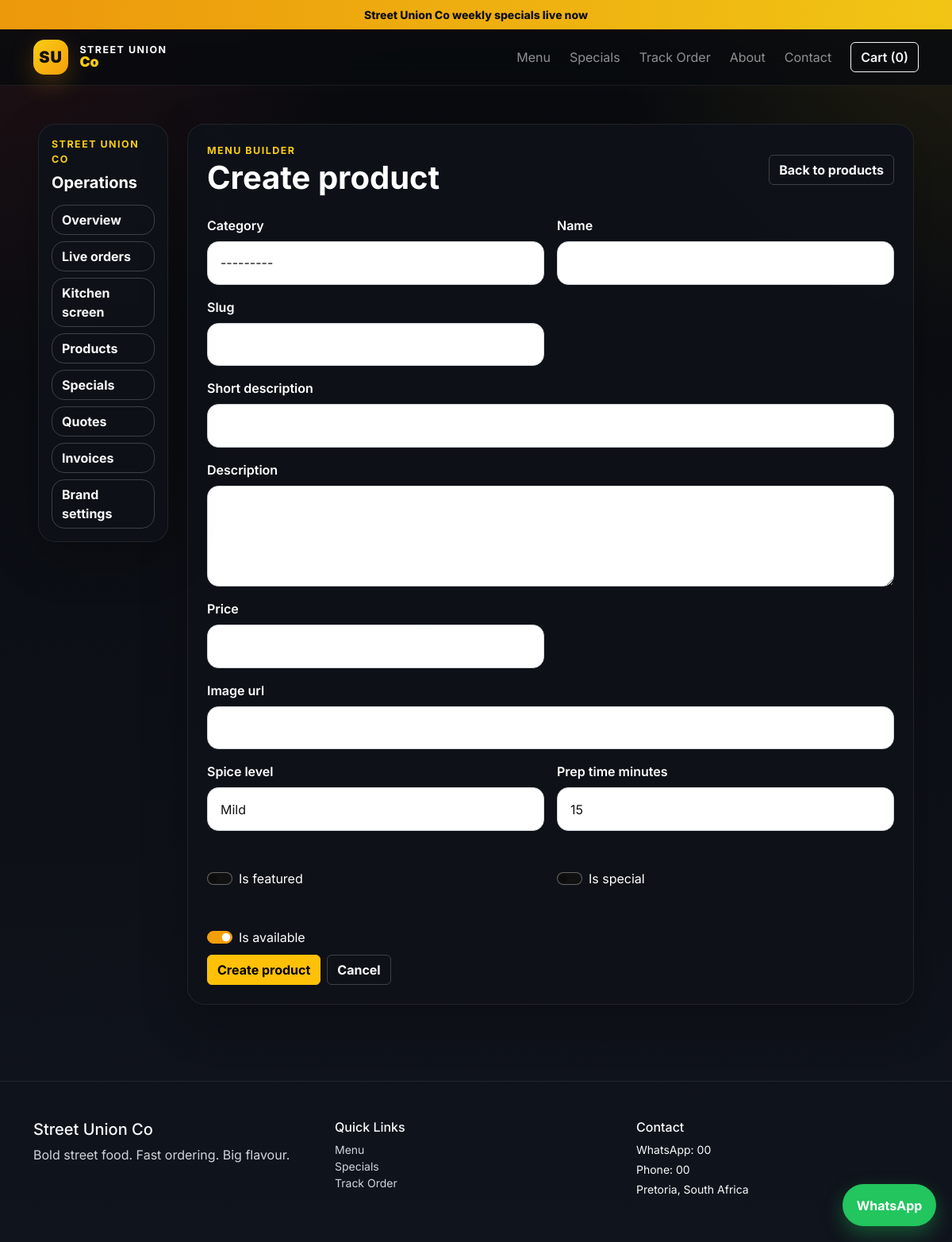
The page /dashboard/products/create/ on the database its author committed.
### orders/models.py (models this page shows, shortened)
class TimeStampedModel(models.Model):
    created_at = models.DateTimeField(auto_now_add=True)
    updated_at = models.DateTimeField(auto_now=True)
    class Meta:
        abstract = True

class SiteSetting(TimeStampedModel):
    business_name = models.CharField(max_length=150, default='Street Union Co')
    tagline = models.CharField(max_length=220, blank=True)
    whatsapp_number = models.CharField(max_length=20, blank=True)
    support_email = models.EmailField(blank=True)
    phone_number = models.CharField(max_length=20, blank=True)
    address = models.TextField(blank=True)
    delivery_note = models.CharField(max_length=220, blank=True)
    promo_text = models.CharField(max_length=220, blank=True)

### orders/views.py (the view)
# urls.py: path('dashboard/products/create/', views.product_create, name='product_create'),
def product_create(request: HttpRequest) -> HttpResponse:
    form = ProductForm(request.POST or None)
    if form.is_valid():
        form.save()
        messages.success(request, 'Product created successfully.')
        return redirect('orders:dashboard_products')
    return render(request, 'orders/dashboard/product_form.html', {
        'form': form,
        'page_title': 'Create product',
        'submit_label': 'Create product',
    })

### orders/models.py (called while the page is built)
    def __str__(self):
        return self.name

### orders/templates/orders/dashboard/product_form.html (shortened to what this page needs)
{% extends 'orders/dashboard/base_dashboard.html' %}
{% block dashboard_content %}
<div class="panel p-4">
    <div class="d-flex justify-content-between align-items-center mb-4 flex-wrap gap-2">
        <div>
            <div class="section-kicker">Menu builder</div>
            <h1 class="fw-bold mb-0">{{ page_title }}</h1>
        </div>
        <a href="{% url 'orders:dashboard_products' %}" class="btn btn-outline-light">Back to products</a>
    </div>
    <form method="post" class="row g-3">
        {% for field in form %}
            <div class="{% if field.name in 'description short_description image_url' %}col-12{% else %}col-md-6{% endif %}">
                {% if field.field.widget.input_type == 'checkbox' %}
                    <div class="form-check form-switch pt-4 mt-2">
                        {{ field }}
                        <label class="form-check-label text-white" for="{{ field.id_for_label }}">{{ field.label }}</label>
                    </div>
                {% else %}
                    <label class="form-label">{{ field.label }}</label>
                    {{ field }}
                {% endif %}
            </div>
        {% endfor %}
        <div class="col-12 d-flex gap-2 flex-wrap mt-2">
            <button class="btn btn-warning" type="submit">{{ submit_label }}</button>
            <a href="{% url 'orders:dashboard_products' %}" class="btn btn-outline-light">Cancel</a>
        </div>
    </form>
</div>
{% endblock %}

### orders/templates/orders/base.html (shortened to what this page needs)
{% load static %}
<!doctype html>
<html lang="en">
<head>
    <link href="https://cdn.jsdelivr.net/npm/bootstrap@5.3.3/dist/css/bootstrap.min.css" rel="stylesheet">
    <link href="{% static 'css/styles.css' %}" rel="stylesheet">
</head>
<body>
    <div class="promo-bar text-center py-2 small">
        {{ site_settings.promo_text|default:'Street Union Co specials are live this week' }}
    </div>
    <nav class="navbar navbar-expand-lg navbar-dark sticky-top glass-nav">
        <div class="container">
            <a class="navbar-brand fw-bold brand-lockup" href="{% url 'orders:home' %}">
                <span class="brand-mark">SU</span>
                <span>
                    <small>Street Union</small>
                    <strong>Co</strong>
                </span>
            </a>
            <div class="collapse navbar-collapse">
                <ul class="navbar-nav ms-auto mb-2 mb-lg-0 align-items-lg-center gap-lg-2">
                    <li class="nav-item"><a class="nav-link" href="{% url 'orders:menu' %}">Menu</a></li>
                    <li class="nav-item"><a class="nav-link" href="{% url 'orders:specials' %}">Specials</a></li>
                    <li class="nav-item"><a class="nav-link" href="{% url 'orders:track_order' %}">Track Order</a></li>
                    <li class="nav-item"><a class="nav-link" href="{% url 'orders:about' %}">About</a></li>
                    <li class="nav-item"><a class="nav-link" href="{% url 'orders:contact' %}">Contact</a></li>
                    <li class="nav-item ms-lg-2">
                        <button class="btn btn-outline-light fw-semibold" type="button" data-bs-toggle="offcanvas" data-bs-target="#cartDrawer">
                            Cart ({{ cart_count|default:0 }})
                        </button>
                    </li>
                </ul>
            </div>
        </div>
    </nav>
    <main>
        {% block content %}{% endblock %}
    </main>
    <a class="whatsapp-float" target="_blank" rel="noopener" href="https://wa.me/{{ whatsapp_number }}">WhatsApp</a>
    <footer class="site-footer mt-5 py-5">
        <div class="container">
            <div class="row g-4">
                <div class="col-md-4">
                    <h5>{{ business_name }}</h5>
                    <p class="text-light-emphasis">{{ site_settings.tagline|default:'Fast flavour. Strong branding. Clean ordering.' }}</p>
                </div>
                <div class="col-md-4">
                    <h6>Quick Links</h6>
                    <ul class="list-unstyled small">
                        <li><a href="{% url 'orders:menu' %}">Menu</a></li>
                        <li><a href="{% url 'orders:specials' %}">Specials</a></li>
                        <li><a href="{% url 'orders:track_order' %}">Track Order</a></li>
                    </ul>
                </div>
                <div class="col-md-4">
                    <h6>Contact</h6>
                    <p class="small mb-1">WhatsApp: {{ site_settings.whatsapp_number|default:whatsapp_number }}</p>
                    <p class="small mb-1">Phone: {{ site_settings.phone_number|default:'067 000 0000' }}</p>
                    <p class="small mb-0">{{ site_settings.address|default:'Pretoria, South Africa' }}</p>
                </div>
            </div>
        </div>
    </footer>
</body>
</html>

### static/css/styles.css (style rules this page uses)
:root { --bg: #0b0d12; --panel: rgba(15, 18, 24, 0.92); --panel-2: rgba(22, 26, 34, 0.95); --panel-border: rgba(255, 255, 255, 0.08); --text: #f8fafc; --muted: #d1d5db; --accent: #facc15; --accent-strong: #f59e0b; --success: #22c55e; }
* { box-sizing: border-box; }
body { font-family: 'Inter', sans-serif; background: radial-gradient(circle at top right, rgba(250, 204, 21, 0.10), transparent 22%), radial-gradient(circle at top left, rgba(239, 68, 68, 0.10), transparent 24%), linear-gradient(180deg, #080a0e 0%, #10141c 100%); color: var(--text); }
a { color: inherit; text-decoration: none; }
.promo-bar { background: linear-gradient(90deg, rgba(245, 158, 11, 0.96), rgba(250, 204, 21, 0.96)); color: #111111; font-weight: 800; }
.glass-nav { backdrop-filter: blur(18px); background: rgba(8, 10, 14, 0.80); border-bottom: 1px solid var(--panel-border); }
.brand-lockup { display: inline-flex; align-items: center; gap: 0.9rem; }
.brand-mark { width: 44px; height: 44px; display: inline-flex; align-items: center; justify-content: center; border-radius: 14px; background: linear-gradient(135deg, var(--accent), var(--accent-strong)); color: #111111; font-weight: 900; letter-spacing: 0.04em; box-shadow: 0 10px 30px rgba(245, 158, 11, 0.25); }
.brand-lockup small, .brand-lockup strong { display: block; line-height: 1; }
.brand-lockup small { color: #ffffff; font-size: 0.78rem; text-transform: uppercase; letter-spacing: 0.12em; }
.brand-lockup strong { color: var(--accent); font-size: 1.1rem; }
.hero-panel, .panel, .success-panel, .special-card, .food-card, .empty-panel, .cart-drawer { background: var(--panel); border: 1px solid var(--panel-border); box-shadow: 0 20px 60px rgba(0, 0, 0, 0.24); border-radius: 1.5rem; }
.section-kicker { text-transform: uppercase; letter-spacing: 0.12em; color: var(--accent); font-size: 0.78rem; font-weight: 700; }
.whatsapp-float { position: fixed; right: 20px; bottom: 20px; background: #22c55e; color: white; padding: 0.9rem 1.1rem; border-radius: 999px; font-weight: 700; box-shadow: 0 10px 25px rgba(34,197,94,0.35); z-index: 1040; }
.site-footer { border-top: 1px solid var(--panel-border); color: var(--text); }
.site-footer a { color: var(--muted); }
.form-control, .form-select, textarea { background: #ffffff !important; border: 1px solid #d1d5db !important; color: #111111 !important; border-radius: 0.9rem !important; padding: 0.9rem 1rem !important; }
.form-control::placeholder, textarea::placeholder { color: #6b7280 !important; }
.form-select option { color: #111111; background: #ffffff; }
.form-label { font-weight: 600; color: #ffffff; }
.text-light-emphasis, .text-body-secondary, .text-muted { color: #d1d5db !important; }
.food-card .btn, .hero-panel .btn, .special-card .btn, .panel .btn { font-weight: 700; }
.food-card h5, .food-card p, .hero-panel h3, .hero-panel p, .special-card h4, .special-card p, .empty-panel, .panel, .success-panel, .mini-panel, .stat-card, .category-pill, .drawer-item, .drawer-total, .cart-drawer { color: #ffffff; }
.dashboard-shell .panel { border-radius: 1.35rem; }
.form-check-input { background-color: #111111; border-color: rgba(255,255,255,0.35); }
.form-check-input:checked { background-color: var(--accent-strong); border-color: var(--accent-strong); }
.offcanvas .btn-outline-light, .panel .btn-outline-light { border-color: rgba(255,255,255,0.2); }

### rows shown on the page
SiteSetting: promo_text "Street Union Co weekly specials live now", business_name "Street Union Co", tagline "Bold street food. Fast ordering. Big flavour.", whatsapp_number "00", phone_number "00", address "Pretoria, South Africa"

### other values the page prints
{{ cart_count|default:0 }} "0"
{{ page_title }} "Create product"
{{ field.label }} "Category" "Name" "Slug" "Short description" "Description" "Price" "Image url" "Spice level" "Prep time minutes"
{{ field.label }} "Is featured" "Is special" "Is available"
{{ submit_label }} "Create product"
